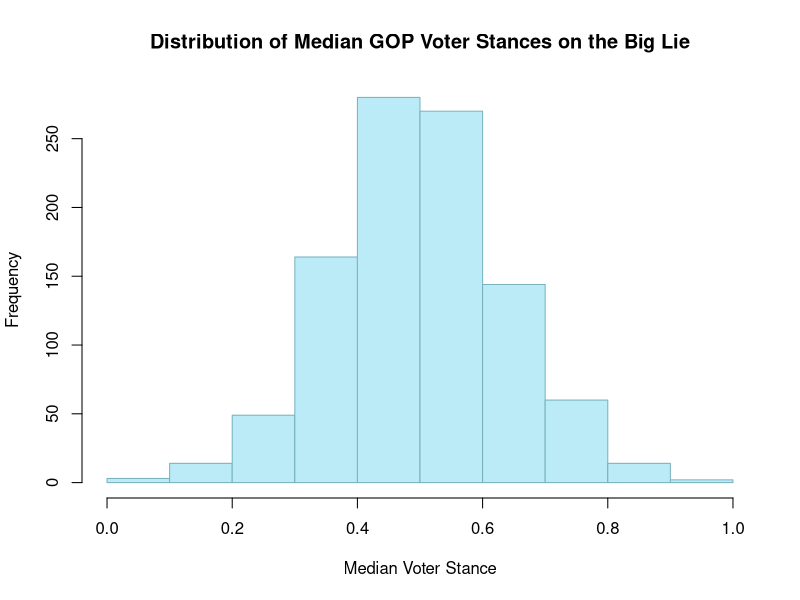
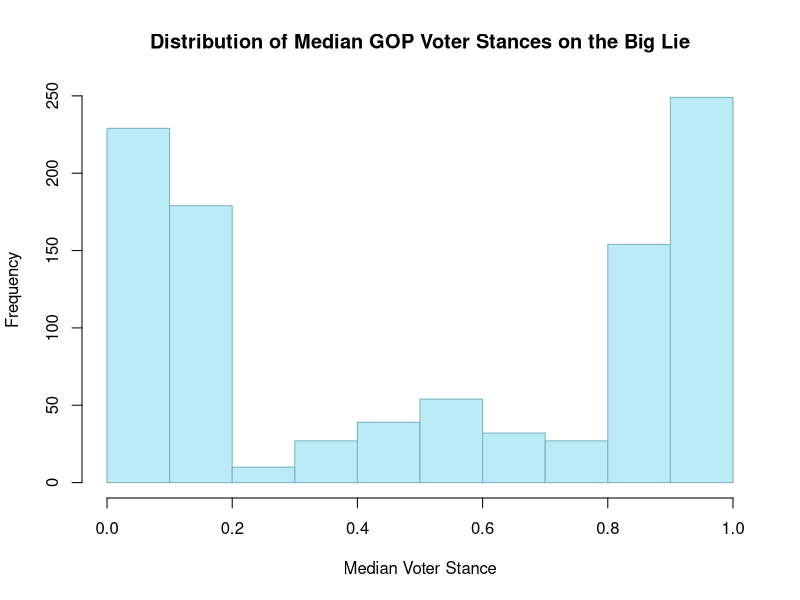
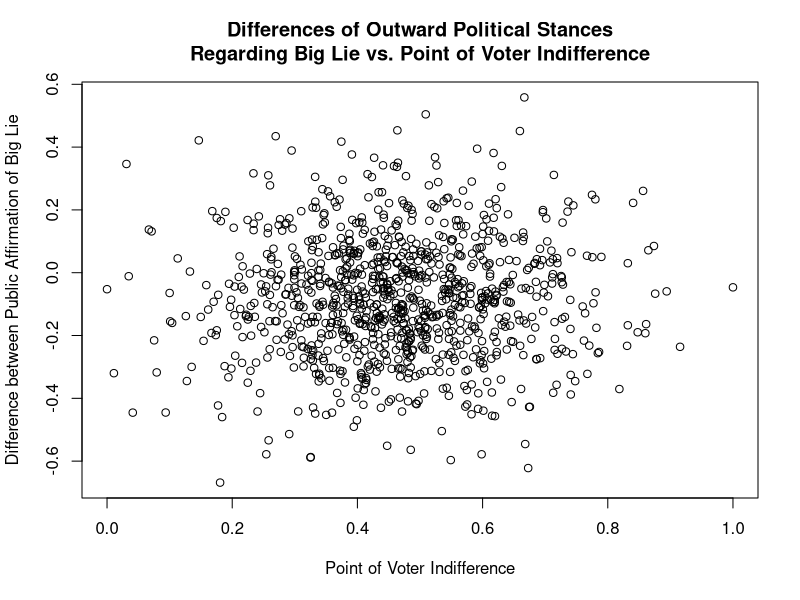
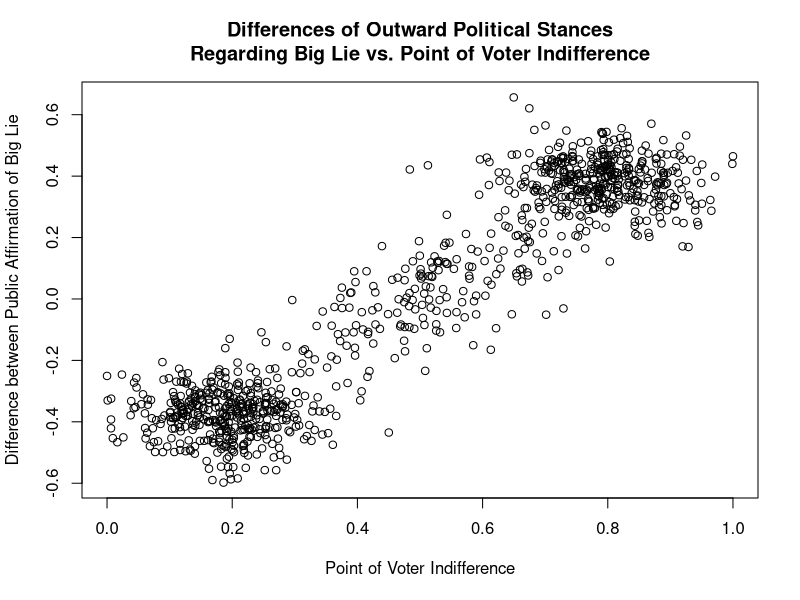

These figures' R source, in order:
# Term Paper: The Big Lie
# Author: Isabella Hochschild
# Last modified March 4, 2020 6:30 PM

set.seed(012345678) # set seed
N <- 1000 # number of elections; may vary geographically
beta <- 0.65 # sensitivity of preferences to changes in candidates' stances regarding the Big Lie

standardize <- function(x){(x-min(x))/(max(x)-min(x))} # helper function to constrain values between 0 and 1

v_norm <- standardize(rnorm(N)) # assumes each candidate's platform has about the same quality but with slight differences. median voter value is modeled by drawing from a standard normal distribution (mean 0, SD 1), standardized to make all values of v be between 0 (denying Big Lie) and 1 (affirming Big Lie)

v_bimodal <- c((0.2*standardize(rnorm(0.4*N))), 1-(0.2*standardize(rnorm(0.4*N))), standardize(rnorm((0.2*N)))) # generates a bimodal distribution standardized to make all values of v be between 0 (denying Big Lie) and 1 (affirming Big Lie)

# create histogram of normal median voter stance data
hist(v_norm,
     main="Distribution of Median GOP Voter Stances on the Big Lie", 
     xlab="Median Voter Stance", 
     border="#7ab2bf", 
     col="#baebf7")

# create histogram of bimodal median voter stance data
hist(v_bimodal,
     main="Distribution of Median GOP Voter Stances on the Big Lie", 
     xlab="Median Voter Stance", 
     border="#7ab2bf", 
     col="#baebf7")

# We equate "marginal costs" with the existing political heavy-lifting of devising concrete stances on issues ranging from abortion rights to Build Back Better; we will assume for this model's sake that the two candidates have parallel "cost structures" around 0 because they share the same public beliefs and campaign promises, but with perhaps slight differences accounted for by drawing from a normal distribution.
c_A <- standardize(rnorm(N))
c_B <- standardize(rnorm(N))

# 1) Calculate equilibrium for rnorm voter estimate

# Finds where public actions relating to Big Lie (whether it comes from answering questions in interviews, releasing documents, etc.) lies on a spectrum from 0 (Denying Big Lie) to 1 (Affirming Big Lie)
p_A <- function(v_norm, c_A, c_B) {
        return (standardize((v_norm + 3 + 2*beta*c_A + beta*c_B)/(3*beta)))
        }
p_B <- function(v_norm, c_A, c_B) {
        return (standardize((-v_norm + 3 + 2*beta*c_B + beta*c_A)/(3*beta)))
        }

data <- cbind(p_A(v_norm, c_A, c_B), p_B(v_norm, c_A, c_B), v_norm)
colnames(data) <- c("Candidate A", "Candidate B", "Median Voter")

# Generate Data Summary & print first few lines of data matrix to embed in paper
print(head(data,10))
summary(data)

# Point where a voter would be indifferent between Candidates A and B
x_A <- standardize((v_norm - beta*p_A(v_norm, c_A, c_B) + beta*p_B(v_norm, c_A, c_B))/2)

plot(x_A, 
     (p_A(v_norm, c_A, c_B) - p_B(v_norm, c_A, c_B)),
     main="Differences of Outward Political Stances\nRegarding Big Lie vs. Point of Voter Indifference",
     xlab="Point of Voter Indifference",
     ylab="Difference between Public Affirmation of Big Lie",
)

# As you can see, the differences between Candidate A and Candidate B's stances tend to 0, with a few anomalies

# 2) Calculate equilibrium for bimodal voter estimate

# Finds where public actions relating to Big Lie (whether it comes from answering questions in interviews, releasing documents, etc.) lies on a spectrum from 0 (Denying Big Lie) to 1 (Affirming Big Lie)
p_A <- function(v_bimodal, c_A, c_B) {
        return (standardize((v_bimodal + 3 + 2*beta*c_A + beta*c_B)/(3*beta)))
}
p_B <- function(v_bimodal, c_A, c_B) {
        return (standardize((-v_bimodal + 3 + 2*beta*c_B + beta*c_A)/(3*beta)))
}

data <- cbind(p_A(v_bimodal, c_A, c_B), p_B(v_bimodal, c_A, c_B), v_bimodal)
colnames(data) <- c("Candidate A", "Candidate B", "Median Voter")

# Generate Data Summary & print first few lines of data matrix to embed in paper
print(head(data,10))
summary(data)

# Point where a voter would be indifferent between Candidates A and B
x_A <- standardize((v_bimodal - beta*p_A(v_bimodal, c_A, c_B))/2)

plot(x_A, 
     (p_A(v_bimodal, c_A, c_B) - p_B(v_bimodal, c_A, c_B)),
     main="Differences of Outward Political Stances\nRegarding Big Lie vs. Point of Voter Indifference",
     xlab="Point of Voter Indifference",
     ylab="Difference between Public Affirmation of Big Lie",
)

# 